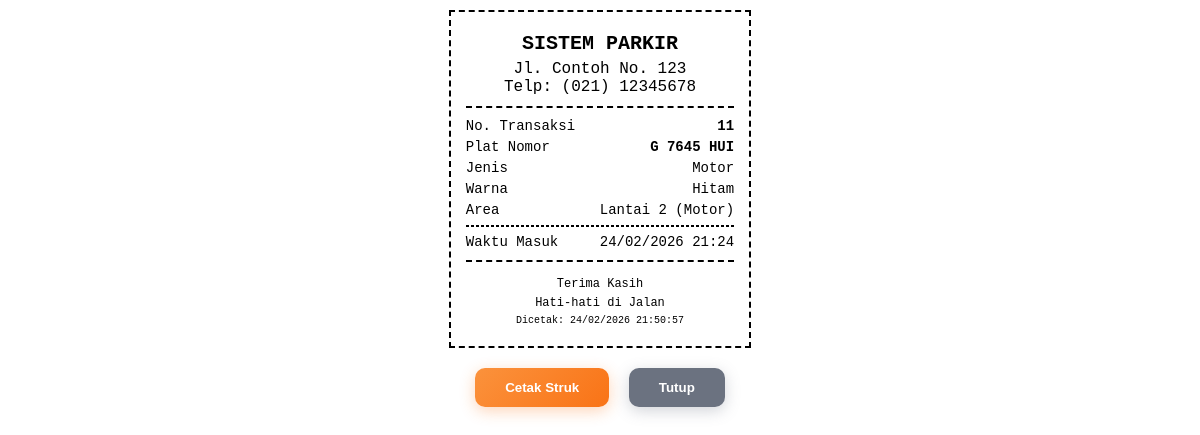
/index.php?c=Transaksi&m=struk&id=11 (signed in), run on the app's committed database.
### tables this page shows
CREATE TABLE `tb_transaksi` (
  `id_parkir` int NOT NULL,
  `id_kendaraan` int NOT NULL,
  `id_area` int NOT NULL,
  `id_tarif` int DEFAULT NULL,
  `id_user` int DEFAULT NULL,
  `waktu_masuk` datetime NOT NULL DEFAULT CURRENT_TIMESTAMP,
  `waktu_keluar` datetime DEFAULT NULL,
  `durasi_jam` int DEFAULT NULL,
  `biaya_total` decimal(10,0) DEFAULT '0',
  `metode_bayar` varchar(50) DEFAULT 'Tunai',
  `status` enum('masuk','keluar') DEFAULT 'masuk'
);

CREATE TABLE `tb_kendaraan` (
  `id_kendaraan` int NOT NULL,
  `plat_nomor` varchar(20) NOT NULL,
  `jenis_kendaraan` varchar(50) NOT NULL,
  `warna` varchar(50) DEFAULT NULL,
  `pemilik` varchar(100) DEFAULT NULL,
  `id_user` int DEFAULT NULL
);

CREATE TABLE `tb_area_parkir` (
  `id_area` int NOT NULL,
  `nama_area` varchar(100) NOT NULL,
  `kapasitas` int NOT NULL,
  `terisi` int DEFAULT '0'
);

### views/transaksi/struk.php (the view, shortened to what this page needs)
<!DOCTYPE html>
<html>
<head>
</head>
<body>
    <div class="struk">
        <div class="header">
            <h2>SISTEM PARKIR</h2>
            <p style="margin: 0;">Jl. Contoh No. 123</p>
            <p style="margin: 0;">Telp: (021) 12345678</p>
        </div>
        <div class="content">
            <div class="row">
                <span>No. Transaksi</span>
                <span><strong><?= $data['id_parkir'] ?></strong></span>
            </div>
            <div class="row">
                <span>Plat Nomor</span>
                <span><strong><?= strtoupper($data['plat_nomor']) ?></strong></span>
            </div>
            <div class="row">
                <span>Jenis</span>
                <span><?= ucfirst($data['jenis_kendaraan']) ?></span>
            </div>
            <div class="row">
                <span>Warna</span>
                <span><?= ucfirst($data['warna']) ?></span>
            </div>
            <div class="row">
                <span>Area</span>
                <span><?= $data['nama_area'] ?></span>
            </div>
            <hr style="border: 1px dashed #000;">
            <div class="row">
                <span>Waktu Masuk</span>
                <span><?= date('d/m/Y H:i', strtotime($data['waktu_masuk'])) ?></span>
            </div>
        </div>
        <div class="footer">
            <p style="margin: 5px 0;">Terima Kasih</p>
            <p style="margin: 5px 0;">Hati-hati di Jalan</p>
            <p style="margin: 5px 0; font-size: 10px;">Dicetak: <?= date('d/m/Y H:i:s') ?></p>
        </div>
    </div>
    <div class="no-print">
        <button onclick="window.print()" class="btn btn-primary" style="background: linear-gradient(135deg, #fb923c, #f97316); border: none; padding: 12px 30px; border-radius: 10px; color: white; font-weight: bold; box-shadow: 0 4px 15px rgba(249, 115, 22, 0.3); cursor: pointer; margin-right: 10px;">
            <i class="fas fa-print"></i> Cetak Struk
        </button>
        <button onclick="window.close()" class="btn btn-secondary" style="background: #6b7280; border: none; padding: 12px 30px; border-radius: 10px; color: white; font-weight: bold; box-shadow: 0 4px 15px rgba(107, 114, 128, 0.3); cursor: pointer;">
            <i class="fas fa-times"></i> Tutup
        </button>
    </div>
</body>
</html>

### views/transaksi/struk.php (style rules this page uses)
body { font-family: 'Courier New', monospace; width: 80mm; margin: 0 auto; padding: 10px; }
.struk { border: 2px dashed #000; padding: 15px; }
.header { text-align: center; border-bottom: 2px dashed #000; padding-bottom: 10px; margin-bottom: 10px; }
.header h2 { margin: 5px 0; font-size: 20px; }
.content { font-size: 14px; }
.row { display: flex; justify-content: space-between; margin: 5px 0; }
.footer { text-align: center; border-top: 2px dashed #000; padding-top: 10px; margin-top: 10px; font-size: 12px; }
.no-print { text-align: center; margin-top: 20px; }
.no-print button { transition: all 0.3s ease; }

### data on the page
tb_transaksi: id_parkir "11", id_kendaraan.plat_nomor "G 7645 HUI", id_kendaraan.jenis_kendaraan "Motor", id_kendaraan.warna "Hitam", id_area.nama_area "Lantai 2 (Motor)", waktu_masuk "24/02/2026 21:24"
